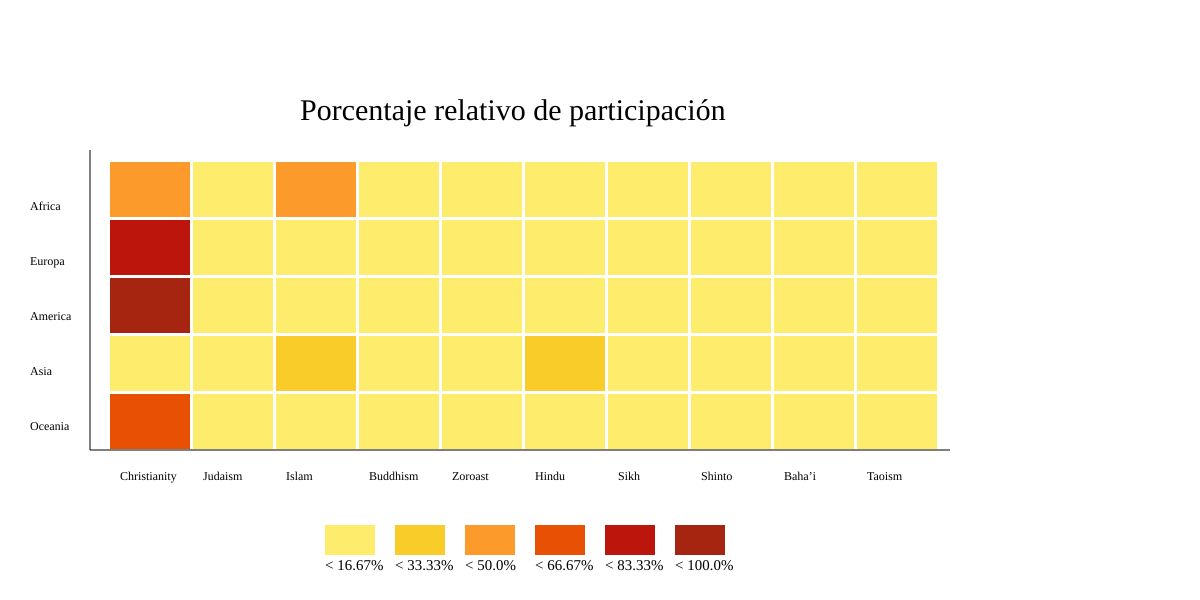

Recreate this plot in Python.
import svgwrite
import json
import os

rootDir = os.path.dirname(os.path.dirname(os.path.abspath(__file__)))

input_file = ''
outfile = os.path.join(rootDir, 'heatmap/heatmap.svg')
canvas_height = '600px'
canvas_width = '1200px'

def createRect(canvas, x, y, size, color):
    canvas.add(canvas.rect(insert=(x,y), size=size, fill = color))

def parseData(filename):
    with open(filename, 'r') as infile:
        data = json.load(infile)    
    return data 

def labelYaxis(canvas):
    y_offset = 55
    y_start = 210
    x_start = 30
    continentes = ['Africa', 'Europa', 'America', 'Asia', 'Oceania']
    for continente in continentes:
        canvas.add(canvas.text(text=continente, insert=(x_start, y_start)))
        y_start += y_offset

def labelXaxis(canvas):
    x_offset = 83
    x_start = 120
    y_start = 480
    for religion in data['major_relig_names']:
        text = canvas.text(text=religion, insert=(x_start, y_start))
                            #    style='transform:rotate(10deg) translate(50px, 0px)')
        canvas.add(text)
        x_start += x_offset

def drawAxis(canvas):
    y_axis = [(90,150), (90, 450)]
    x_axis = [(90, 450), (950, 450)]
    
    canvas.add(canvas.line(start=y_axis[0], end=y_axis[1], stroke="black", stroke_width = 1))
    canvas.add(canvas.line(start=x_axis[0], end=x_axis[1] ,stroke="black", stroke_width = 1))
    
def drawRect(canvas, x, y, height, width, color):
    canvas.add(canvas.rect(insert=(x,y), size=(width,height), fill=color))

def draw_simbology(canvas):
    xRectStart = 325
    yRectStart = 525
    xRectOffset = 70 
    yLabelStart = 570

    colors = {1 : 'rgb(254, 236, 108)', 2: 'rgb(249, 204, 41)', 
              3:'rgb(252, 154, 43)' , 4:'rgb(232, 80, 4)' , 
              5:'rgb(188,21,12)' ,6:'rgb(166, 37, 16)' }
    segmentos = [round(100*i/6, 2) for i in range(7)]

    for i in range(1,7):
        canvas.add(canvas.rect(insert=(xRectStart,yRectStart), size=(50, 30), fill = colors[i]))
        canvas.add(canvas.text(text= '< ' + str(segmentos[i]) + '%', insert=(xRectStart,  yLabelStart), style="font-size:15"))
        xRectStart += xRectOffset

def draw_title(canvas, title, x, y):
    canvas.add(canvas.text(text=title , insert=(x, y), style="font-size:30"))


def get_colors(data, religion, continente):
    # color 1 es mas claro y 6 mas oscuro
    colors = {1 : 'rgb(254, 236, 108)', 2: 'rgb(249, 204, 41)', 
              3:'rgb(252, 154, 43)' , 4:'rgb(232, 80, 4)' , 
              5:'rgb(188,21,12)' ,6:'rgb(166, 37, 16)' }

    segmentos = [round(100*i/6, 2) for i in range(7)]

    pop_continente = data['Population'][continente]
    pop_religion_continente = data['PracticantesPerContinent'][continente][religion]

    percent = (pop_religion_continente / pop_continente) * 100

    for i in range(len(segmentos) - 1):
        if percent == 0:
            return colors[1]

        if percent > segmentos[i] and percent <= segmentos[i+1]:
            print(percent)
            print(colors[i+1])
            return colors[i+1]

        
def drawHeatmap(canvas, data):
    # dibujamos los 50 rectangulos 
    rect_height = 55
    rect_width = 80
    x_start = 110
    y_start = 162
    x_offset = 83
    y_offset = 58
    continentes = ['africa', 'europe', 'america', 'asia', 'oceania']

    for religion in data['religions_code']:
        for continente in continentes:
            color = get_colors(data, religion, continente)
            print(continente, religion)
            drawRect(canvas, x_start, y_start, rect_height, rect_width, color)
            y_start += y_offset
        y_start = 162
        x_start += x_offset

if __name__ == "__main__":
    data = parseData(os.path.join(rootDir, 'processed_data/heatmap.json'))
    drw = svgwrite.Drawing(outfile, size=(canvas_width, canvas_height))
    print(data)
    # Creamos los ejes 
    drawAxis(drw)    

    # ponemos nombre al eje y
    labelYaxis(drw)
    labelXaxis(drw)

    drawHeatmap(drw, data)
    draw_title(drw, 'Porcentaje relativo de participación', 300, 120)
    draw_simbology(drw)

    drw.save()
